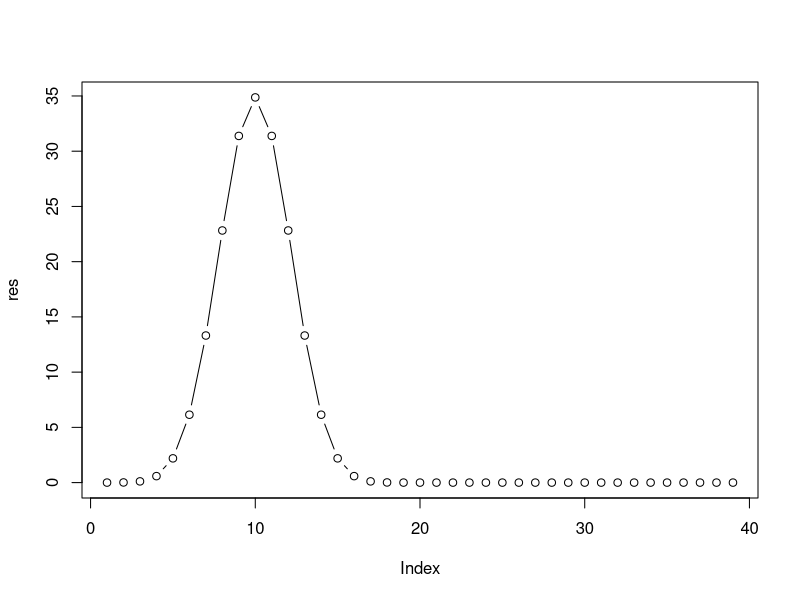

Recreate this plot in R.
## ---- chunk 1

library("DiagrammeR")

## ---- chunk 2
res<-unlist(lapply(0:38, function(i) {  (choose(18,i) * choose((134-18),(38-1)) / choose(134,38)) }))
plot(res,type="b")
